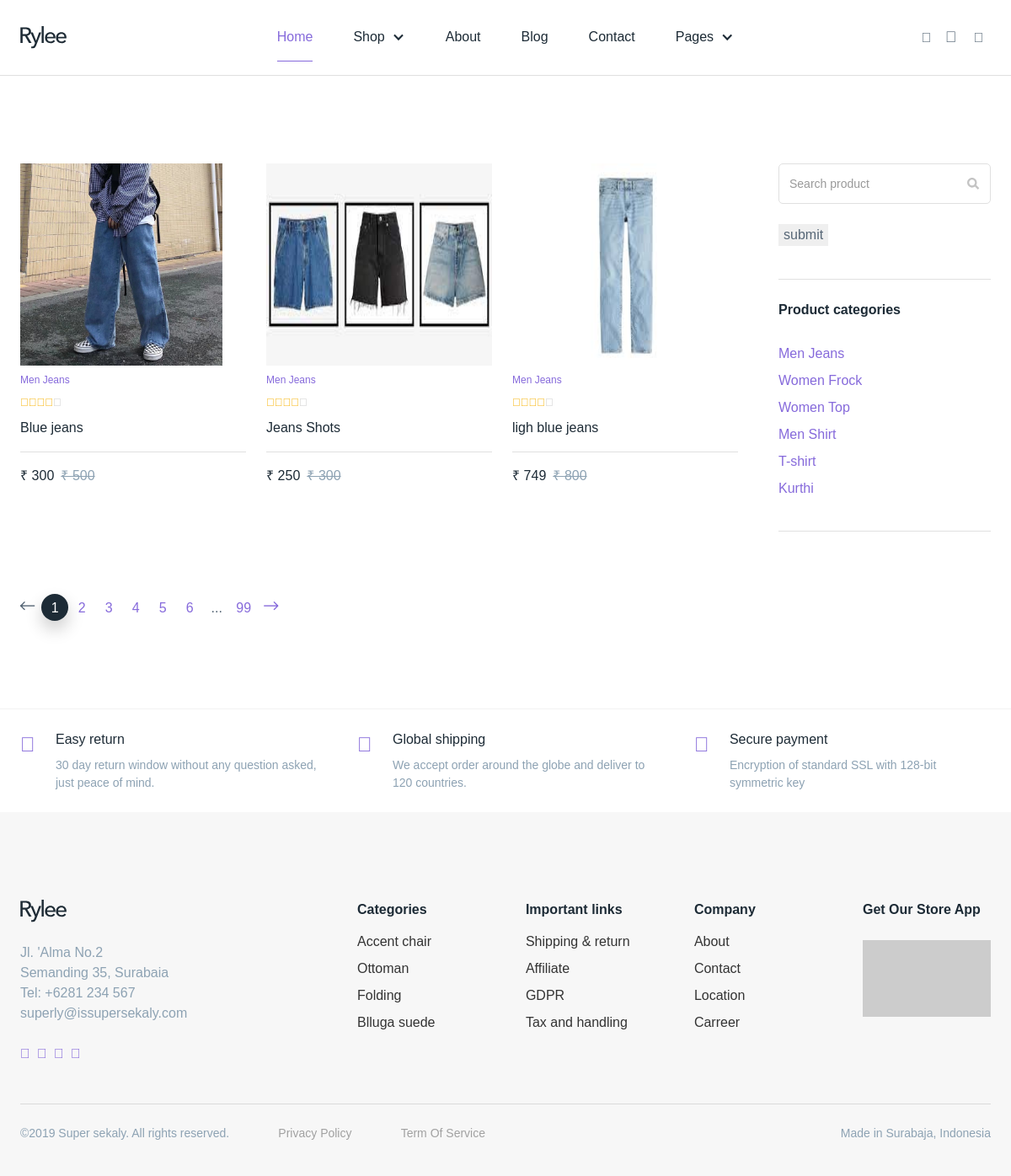
Page /category/1/product/all/ on the committed database.
### store/models.py (models this page shows, shortened)
class Product(models.Model):
    name=models.CharField(max_length=200)
    category=models.ForeignKey(ProductCategory,on_delete=models.CASCADE,related_name='cat_name')
    description=models.CharField(max_length=500)
    is_active=models.BooleanField(default=True)
    is_trending=models.BooleanField(default=False)
    created_date=models.DateTimeField(auto_now_add=True)
    created_by=models.ForeignKey(CustomUser,on_delete=models.DO_NOTHING,related_name='product_created_user')
    is_modified=models.BooleanField(default=False)
    is_cancelled=models.BooleanField(default=False)
    @property
    def get_product_image(self):
        im=ProductImage.objects.filter(product=self)
        for i in im:
            print(i)
        return i
    @property
    def get_price(self):
        return ProductPrice.objects.get(product=self)

class ProductImage(models.Model):
    product=models.ForeignKey(Product,on_delete=models.CASCADE)
    image=models.ImageField(upload_to="product_images",null=True,blank=True)

class ProductCategory(models.Model):
    category_name=models.CharField(max_length=100,unique=True)
    image=models.ImageField(upload_to="category_img",null=True,blank=True)
    is_active=models.BooleanField(default=True)
    created_date=models.DateTimeField(auto_now_add=True)
    created_by=models.ForeignKey(CustomUser,on_delete=models.DO_NOTHING,related_name='category_created_user')
    is_modified=models.BooleanField(default=False)
    is_cancelled=models.BooleanField(default=False)

class ProductPrice(models.Model):
    product=models.ForeignKey(Product, on_delete=models.CASCADE)
    product_price=models.PositiveIntegerField()
    sale_price=models.PositiveIntegerField()
    created_date=models.DateTimeField(auto_now_add=True)
    created_by=models.ForeignKey(CustomUser,on_delete=models.DO_NOTHING,related_name='product_price_created_user')
    is_modified=models.BooleanField(default=False)
    is_cancelled=models.BooleanField(default=False)

### store/views.py (the view, shortened to what this page needs)
# urls.py: path('category/<int:pk>/product/all/',views.ProductListView.as_view(),name='products'),
class ProductListView(View):
    def get(self,request,*args, **kwargs):
        cat_id=kwargs.get("pk")
        cat=ProductCategory.objects.get(id=cat_id)
        product=Product.objects.filter(category=cat)
        cat=ProductCategory.objects.all()
        return render(request,'products.html',{"product":product,"ct":cat})

### store/templates/products.html (shortened to what this page needs)
{% extends 'base.html' %}
{% load static %}
{% block content %}
<div class="section">
    <div class="container">
        <div class="col lg-9 md--8 xs-12 xs-margin-bottom-double">
            <div class="w-layout-grid c-products3x3">
                {%for p in product%}
                <div class="c-product-thumb">
                    <div class="c-product-thumb__top">
                        <a href="#" class="margin-bottom-small w-inline-block">
                            {% if p.get_product_image %}
                            <img style="height: 30vh; width: 100%;" src="{{p.get_product_image.image.url}}" alt="hh">
                            {% endif %}
                        </a>
                        <div class="text-xsmall weight-is-medium margin-bottom-small"><a
                                href="#">{{p.category.category_name}}</a>
                        </div>
                        <div class="c-product__rating">
                            <div class="fa is-filled"></div>
                            <div class="fa is-filled"></div>
                            <div class="fa is-filled"></div>
                            <div class="fa is-filled"></div>
                            <div class="fa is-blank"></div>
                        </div>
                        <a href="#" class="w-inline-block">
                            <div class="c-product__title">{{p.name}} </div>
                        </a>
                    </div>
                    <div class="c-product__price-wrapper">
                        <div class="c-product__price margin-right-small">₹ {{p.get_price.sale_price}}</div>
                        <div class="c-product__price is-slashed">₹ {{p.get_price.product_price}}</div>
                    </div>
                </div>
                {%endfor%}
            </div>
            <div class="c-paging">
                <div class="iconfont margin-right-small is-11px"><em class="iconfont__no-italize"></em></div>
                <div class="c-paging__number is-dark is-rounded on-dark">1</div><a href="#"
                    class="c-paging__number">2</a><a href="#" class="c-paging__number">3</a><a href="#"
                    class="c-paging__number">4</a><a href="#" class="c-paging__number">5</a><a href="#"
                    class="c-paging__number">6</a>
                <div class="c-paging__number">...</div><a href="#" class="c-paging__number">99</a><a href="#"
                    class="iconfont margin-left-small is-11px"><em class="iconfont__no-italize"></em></a>
            </div>
        </div>
        <div class="col lg-3 md-4 xs-12">
            <div class="c-sidebar-widget">
                <div class="w-form">
                    <form  method="POST" >
                        <input type="text" class="form-input-text bg-icon w-input" maxlength="256" name="Search_prodect"
                             placeholder="Search product" id="Search">
                            <button type="submit">submit</button>
                    </form>
                </div>
            </div>
            <div class="c-sidebar-widget">
                <h4 class="margin-bottom">Product categories</h4>
                <ul class="c-checklist">
                    {%for c in ct%}
                    <li class="c-checklist_item styl3"><a href="{%url 'products' c.id%}">{{c.category_name}}</a></li>
                    {%endfor%}
                </ul>
            </div>
        </div>
    </div>
</div>
<div class="section padding-top-bottom-small border-top-light">
    <div class="container">
        <div class="col lg-4 md-12 flexh-align-top no-margin-bottom-lg">
            <div class="fa is-24px is-brand-color margin-right"></div>
            <div>
                <div class="size-h4 margin-bottom-small">Easy return</div>
                <div class="low-text-contrast text-small">30 day return window without any question asked, just peace of
                    mind.</div>
            </div>
        </div>
        <div class="col lg-4 md-12 flexh-align-top no-margin-bottom-lg">
            <div class="fa is-24px is-brand-color margin-right"></div>
            <div>
                <div class="size-h4 margin-bottom-small">Global shipping</div>
                <div class="low-text-contrast text-small">We accept order around the globe and deliver to 120 countries.
                </div>
            </div>
        </div>
        <div class="col lg-4 md-12 flexh-align-top no-margin-bottom">
            <div class="fa is-24px is-brand-color margin-right"></div>
            <div>
                <div class="size-h4 margin-bottom-small">Secure payment</div>
                <div class="low-text-contrast text-small">Encryption of standard SSL with 128-bit symmetric key</div>
            </div>
        </div>
    </div>
</div>
{% include "includes/footer.html" %}
{% endblock content %}

### static/css/components.css (style rules this page uses)
* { -webkit-box-sizing: border-box; -moz-box-sizing: border-box; box-sizing: border-box; }
html { height: 100%; }
body { margin: 0; min-height: 100%; background-color: #fff; font-family: Arial, sans-serif; font-size: 14px; line-height: 20px; color: #333; }
img { max-width: 100%; vertical-align: middle; display: inline-block; }
.w-inline-block { max-width: 100%; display: inline-block; }
h1, h2, h3, h4, h5, h6 { font-weight: bold; margin-bottom: 10px; }
h4 { font-size: 18px; line-height: 24px; margin-top: 10px; }
ul, ol { margin-top: 0px; margin-bottom: 10px; padding-left: 40px; }
button, html input[type="button"], input[type="reset"] { border: 0; cursor: pointer; -webkit-appearance: button; }
.w-form { margin: 0 0 15px; }
.w-input, .w-select { display: block; width: 100%; height: 38px; padding: 8px 12px; margin-bottom: 10px; font-size: 14px; line-height: 1.428571429; color: #333333; vertical-align: middle; background-color: #ffffff; border: 1px solid #cccccc; }

### rows in the picture
Product: get_product_image.image (picture), category.category_name "Men Jeans", name "Blue jeans", get_price.sale_price "300", get_price.product_price "500"
Product: get_product_image.image (picture), category.category_name "Men Jeans", name "Jeans Shots", get_price.sale_price "250", get_price.product_price "300"
Product: get_product_image.image (picture), category.category_name "Men Jeans", name "ligh blue jeans", get_price.sale_price "749", get_price.product_price "800"
ProductCategory: category_name "Men Jeans"
ProductCategory: category_name "Women Frock"
ProductCategory: category_name "Women Top"
ProductCategory: category_name "Men Shirt"
ProductCategory: category_name "T-shirt"
ProductCategory: category_name "Kurthi"
